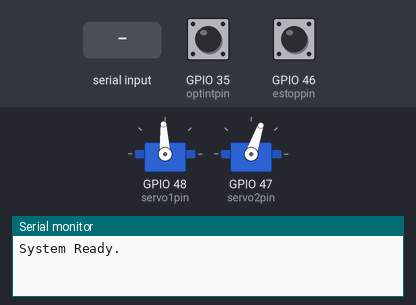
A sketch run on a simulated ESP32. On the bench: 2 × servo, the last lines printed to the serial monitor. The inputs (shaded band) are chosen by the test bench; at power-on: GPIO 46 (estoppin) LOW, GPIO 35 (optintpin) HIGH. Servo pulses on a pin are drawn as a servo (544–2400 µs = 0–180°).

Above: at 2.2 s.
2.3 s: "SETUP\n" received over the second serial link
At 3.1 s:
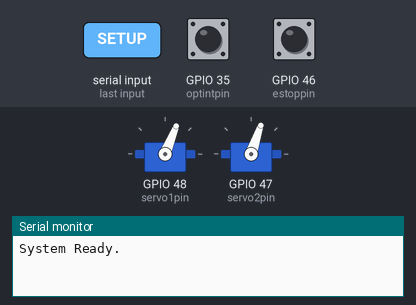
5.3 s: GPIO 46 (estoppin) pulled HIGH for 0.15 s
6.9 s: GPIO 46 (estoppin) pulled HIGH for 1 s
At 7.3 s:
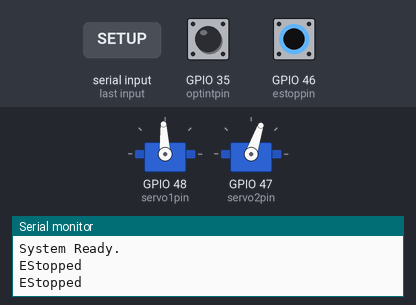
9.4 s: "1\n" received over the second serial link
At 9.7 s:
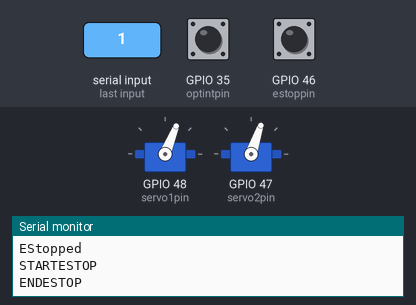
12.4 s: "TEST\n" received over the second serial link
15.4 s: "5\n" received over the second serial link
At 16.7 s:
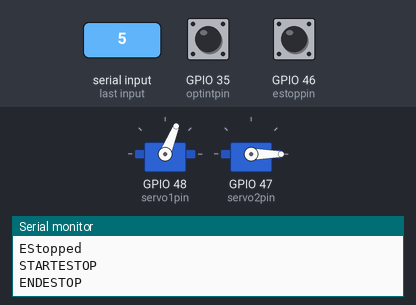
Timing chart, 0 to 19.4 s (numbered marks = the images above; inputs shaded):
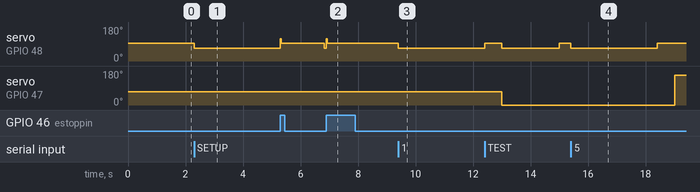

Measured:
- after the input at 2.3 s, servo on GPIO 48 (servo1pin): 93° → 68° at once
- after the input at 6.9 s, servo on GPIO 48 (servo1pin): 68° → 93° at once
- after the input at 9.4 s, servo on GPIO 48 (servo1pin): 93° → 68° at once
- after the input at 15.4 s, servo on GPIO 48 (servo1pin): 93° → 68° at once, → 93° 3.0 s later; servo on GPIO 47 (servo2pin): 0° → 157° after 3.6 s

The sketch:

esp32_code_Mk8.ino
```cpp
#include <Arduino.h>

#define TX_PIN 17
#define RX_PIN 1

const int servo1pin = 48; //FS90R
const int servo2pin = 47; //SG90
const int optintpin = 35; //optical interrupter
const int estoppin = 46; //Estop

HardwareSerial SerialUARTContact(1);

const int freq = 50;
const int resolution = 14;
const int forwardspeed = 1250; //forward 1000-1499us
const int reversespeed = 1750; //reverse 1501-2000us
const int servostop = 1500;

const int servo2PosDuty[6] = {410, 735, 1048, 1365, 1776, 1966}; //tuned box angles (in degrees): ~5, ~40, ~75, ~105, ~140, ~175

volatile bool optintval = false;
volatile bool estopval = false;
volatile bool newestopval = false;


int usToDuty(int us) {
  return (us * 16384) / 20000;
}


void eStopFunc() {
  ledcWrite(servo1pin, usToDuty(reversespeed));
  delay(20);
  ledcWrite(servo1pin, usToDuty(servostop));
  ledcDetach(servo1pin);
  Serial.println("EStopped");
}


void IRAM_ATTR optISR() {
  optintval = true;
}


void IRAM_ATTR stopISR() {
  estopval = digitalRead(estoppin);
  newestopval = true;
}


void checkStop() {
  if (newestopval) {
    newestopval = false;
    if (estopval) {
      SerialUARTContact.println("STARTESTOP");
      Serial.println("STARTESTOP");
    } else {
      SerialUARTContact.println("ENDESTOP");
      Serial.println("ENDESTOP");
    }
  }
}


void setup() {
  Serial.begin(115200);
  delay(1000);

  ledcAttach(servo1pin, freq, resolution);
  ledcAttach(servo2pin, freq, resolution);
  ledcWrite(servo1pin, usToDuty(servostop));
  ledcWrite(servo2pin, servo2PosDuty[2]);
  ledcDetach(servo1pin);

  pinMode(optintpin, INPUT_PULLUP);
  attachInterrupt(digitalPinToInterrupt(optintpin), optISR, RISING);

  pinMode(estoppin, INPUT_PULLDOWN);
  attachInterrupt(digitalPinToInterrupt(estoppin), stopISR, CHANGE);

  estopval = digitalRead(estoppin);
  SerialUARTContact.begin(115200, SERIAL_8N1, RX_PIN, TX_PIN);
  Serial.println("System Ready.");
}


void move45deg() {
  if (estopval) return;

  optintval = false;
  ledcAttach(servo1pin, freq, resolution);
  ledcWrite(servo1pin, usToDuty(forwardspeed));

  unsigned long start = millis();
  while (!optintval) {
    if (estopval) {
      eStopFunc();
      return;
    }
    if (millis() - start > 3000) {
      ledcWrite(servo1pin, usToDuty(servostop));
      ledcDetach(servo1pin);
      return;
    }
  }

  if (estopval) return;
  delayMicroseconds(6000);
  ledcWrite(servo1pin, usToDuty(reversespeed));
  delay(20);
  ledcWrite(servo1pin, usToDuty(servostop));
  ledcDetach(servo1pin);
}


void loop() {
  checkStop();

  if (estopval) { //if stopped clear buffer
    while (SerialUARTContact.available() > 0) {
      SerialUARTContact.read();
    }
    return;
  }
  else {
    if (SerialUARTContact.available()) {
      String msg = SerialUARTContact.readStringUntil('\n');
      msg.trim();

      if (msg == "SETUP") {
        move45deg();
        delay(1500);
        move45deg();
        delay(500);
        ledcWrite(servo2pin, servo2PosDuty[2]);
        SerialUARTContact.println("READY");
      }
      else if (msg.length() == 1 && msg[0] >= '1' && msg[0] <= '6') {
        move45deg();
        if (!estopval) {
          delay(100);
          SerialUARTContact.println("READY");
          delay(500);
          int binIdx = (msg[0] - '0') - 1;
          ledcWrite(servo2pin, servo2PosDuty[binIdx]);
        }
      }
      else if (msg == "TEST") {
        if (estopval) return;

        ledcAttach(servo1pin, freq, resolution);
        ledcWrite(servo1pin, usToDuty(forwardspeed));

        unsigned long testStart = millis();
        while (millis() - testStart < 2000) {
          if (estopval) {
            eStopFunc();
            return;
          }
          yield();
        }

        ledcWrite(servo1pin, usToDuty(servostop));
        ledcDetach(servo1pin);
      }
      else if (msg == "STOP") {
        move45deg();
        delay(1500);
      }
    }
  }
}
```
